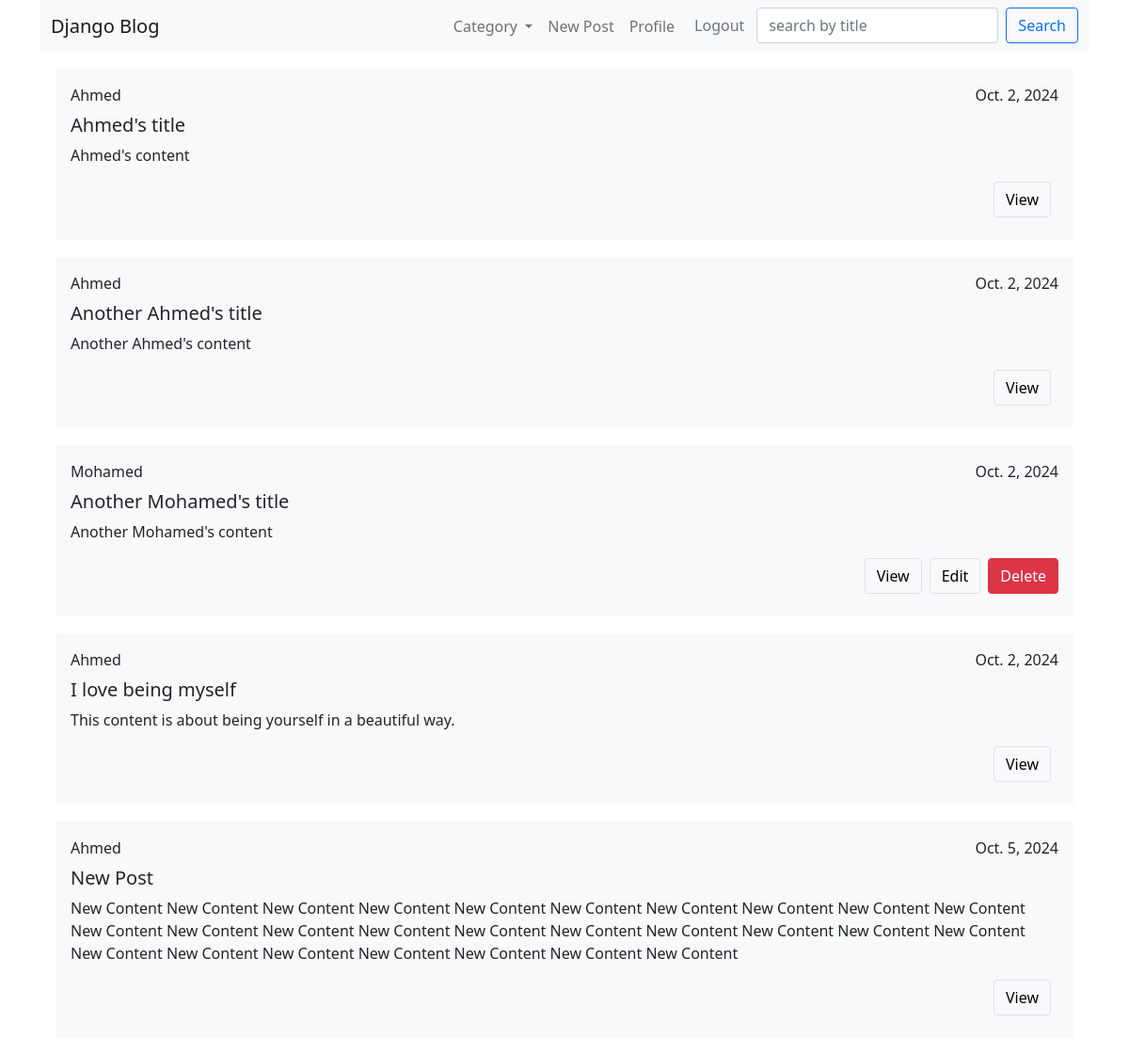
Screenshot of / (signed in) with the database file from the repository.
### blog/models.py (models this page shows, shortened)
class Post(models.Model):
    content = models.TextField(null=False)
    title = models.CharField(max_length=255)
    category = models.ForeignKey(Category,on_delete=models.PROTECT)
    author = models.ForeignKey(User,on_delete=models.CASCADE,null=True)
    created_at = models.DateField(auto_now_add=True)
    updated_at = models.DateField(auto_now=True)

### blog/views.py (the view)
# urls.py: path('',list_post_view,name='list_posts'),
def list_post_view(request):
    if request.method == "POST":
        query = request.POST['query_search']
        if query:
            posts = Post.objects.filter(title__icontains=query)
    else:
        posts = Post.objects.all()
    return render(request,'post/listPosts.html',{'posts':posts})

### blog/custom_context.py (called while the page is built)
def categoryView(request):
    categories = Category.objects.all()
    return {'categories':categories}

### blog/models.py (called while the page is built)
    def __str__(self):
        return self.name

### blog/templates/post/listPosts.html (shortened to what this page needs)
{% extends 'base.html' %} {% block content %} {% for post in posts %}
<div class="bg-light border rounded  border-white m-3 c">
    <div class="right  p-3">
        <div class="d-flex justify-content-between mb-2">
            <span>{{ post.author }}</span>
            <span>{{ post.created_at }}</span>
        </div>
        <h5>{{ post.title }}</h5>
        <p>{{ post.content }}</p>
        <div class="d-flex justify-content-end mb-2">
            <a href="{% url 'view_post' post.id %}" class="btn btn-light border me-2">View</a> {% if post.author_id == user.id %}
            <a href="{% url 'update_post' post.id %}" class="btn btn-light border me-2">Edit</a>
            <form action="{% url 'delete_post' post.id %}" method="post" style="display: inline;">
                <button type="submit" class="btn btn-danger rounded">Delete</button>
            </form>
            {% endif %}
        </div>
    </div>
</div>
{% endfor %} {% endblock content %}

### static/css/main.css (style rules this page uses)
* { box-sizing: border-box; margin: 0; padding: 0; }
body { font-family: Arial, Helvetica, sans-serif; }

### rows the page displays
Post: author "Ahmed", created_at "Oct. 2, 2024", title "Ahmed's title", content "Ahmed's content"
Post: author "Ahmed", created_at "Oct. 2, 2024", title "Another Ahmed's title", content "Another Ahmed's content"
Post: author "Mohamed", created_at "Oct. 2, 2024", title "Another Mohamed's title", content "Another Mohamed's content", shows "Edit"
Post: author "Ahmed", created_at "Oct. 2, 2024", title "I love being myself", content "This content is about being yourself in a beautiful way."
Post: author "Ahmed", created_at "Oct. 5, 2024", title "New Post", content "New Content New Content New Content New Content New Content New Content New Content New Content New Content New Content New Content New Content New Content New Content New Content New Content New Content New Content New Content New Content New Content New Content New Content New Content New Content New Content New Content"
